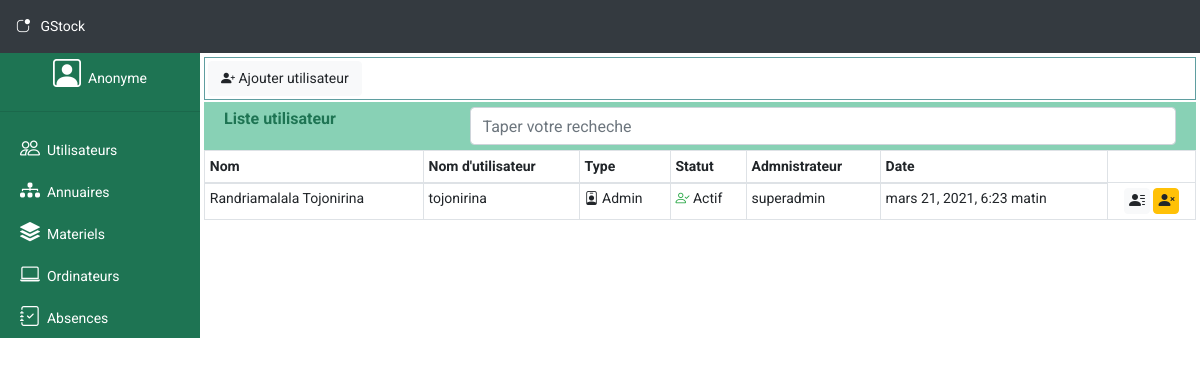
/users/, run on the app's committed database.
### users/models.py (models this page shows, shortened)
class Users(models.Model):
    class Meta:
        db_table = 'users'
    full_name = models.CharField(max_length=50)
    login = models.CharField(max_length=50, unique=True)
    password = models.CharField(max_length=100)
    type = models.CharField(max_length=20)
    status = models.IntegerField()
    administrator = models.CharField(max_length=50)
    created_at = models.DateTimeField(auto_now_add=True)
    updated_at = models.DateTimeField(auto_now=True)

### users/views.py (the view)
# urls.py: path('', AbsenceView.home, name="absence_home"),
def home(request):
    try:
        users = Users.objects.all()
    except:
        return HttpResponse('Server error', status=500)
    return render(request, 'user/home.html', {'users':users})

### users/templates/user/home.html (shortened to what this page needs)
{% extends "layout.html" %}
{% block content %}
<div class="container m-0 p-0">
    <div class="container-fluid sublink">
        <a class="btn btn-light" title="Ajouter nouveau utilisateur" id="add"><i class="bi bi-person-plus-fill"></i> Ajouter utilisateur</a>
    </div>
    <div class="container-fluid subtitle">
        <div class="row">
            <div class="col-md-3">
                Liste utilisateur
            </div>
            <div class="col-md-9">
                <input type="search" class="form-control" placeholder="Taper votre recheche">
            </div>
        </div>
    </div>
    <table class='table table-sm table-hovered table-bordered m-0 table-list'>
        <thead>
            <tr>
                <th>Nom</th>
                <th>Nom d'utilisateur</th>
                <th>Type</th>
                <th>Statut</th>
                <th>Admnistrateur</th>
                <th>Date</th>
            </tr>
        </thead>
        <tbody>
            {% for user in users %}
            <tr>
                <td>{{ user.full_name }}</td>
                <td>{{ user.login }}</td>
                <td>
                    {% if user.type == 'administrator' %}
                        <i class="bi bi-person-badge"></i> Admin
                    {% elif user.type == 'user' %}
                        Utilisateur
                    {% endif %}
                </td>
                <td>
                    {% if user.status == 1 %}
                        <span class="text-success"><i class="bi bi-person-check"></i></span> Actif
                    {% elif user.status == 0 %}
                        <span class="text-danger"><i class="bi bi-person-x-fill"></i></span> Bloqué
                    {% endif %}
                </td>
                <td>{{ user.administrator }}</td>
                <td>{{ user.created_at }}</td>
                <td class="text-center">
                    {% if user.status == 1 %}
                        <form action="{% url 'users:block_user' user.id %}" method="POST">
                    {% elif user.status == 0 %}
                        <form action="{% url 'users:unblock_user' user.id %}" method="POST">
                    {% endif %}
                            <a href="{% url 'users:show_user' user.id %}" class="btn btn-light pt-0 pb-0 pl-1 pr-1" title="Voir"><i class="bi bi-person-lines-fill"></i></a>
                        {% if user.status == 1 %}
                            <button type="submit" name="block" class="btn btn-warning pt-0 pb-0 pl-1 pr-1" title="Bloquer l'utilisateur" onclick="return confirm('Voulez-vous vraiment bloquer l\'utilisateur? ')"><i class="bi bi-person-x-fill"></i></button>
                        {% elif user.status == 0 %}
                            <button type="submit" name="unblock" class="btn btn-light pt-0 pb-0 pl-1 pr-1" title="Debloquer l'utilisateur"  onclick="return confirm('Voulez-vous vraiment debloquer l\'utilisateur? ')"><i class="bi bi-person-check-fill"></i></button>
                        {% endif %}
                        </form>
                </td>
            </tr>
            {% empty %}
                <tr>
                    <td colspan="6">Pas d'utilisateur enregistré</td>
                </tr>
            {% endfor %}
        </tbody>
    </table>
</div>
{% endblock %}

### public/css/app.css (style rules this page uses)
body { font-family: 'Roboto', sans-serif; font-size: 14px; }
.row { padding: 0px; margin: 0px; }
div.subtitle { background-color:rgb(136, 209, 181); color: rgb(30, 116, 83); font-weight: bold; font-size: 16px; padding: 5px; }
div.sublink { border: 1px solid cadetblue; margin-bottom: 2px; padding: 3px; }
div.sublink a { font-size: 14px; }

### data on the page
Users: full_name "Randriamalala Tojonirina", login "tojonirina", type "administrator" (drawn), status 1 (drawn), administrator "superadmin", created_at "mars 21, 2021, 6:23 matin"
